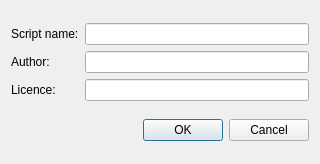
<?xml version="1.0" encoding="UTF-8"?>
<ui version="4.0">
 <class>SolarusEditor::NewElementDialog</class>
 <widget class="QDialog" name="SolarusEditor::NewElementDialog">
  <property name="geometry">
   <rect>
    <x>0</x>
    <y>0</y>
    <width>320</width>
    <height>164</height>
   </rect>
  </property>
  <property name="windowTitle">
   <string>New element</string>
  </property>
  <layout class="QGridLayout" name="gridLayout">
   <item row="0" column="0">
    <layout class="QGridLayout" name="grid_layout">
     <item row="2" column="0">
      <widget class="QLabel" name="licence_label">
       <property name="text">
        <string>Licence:</string>
       </property>
      </widget>
     </item>
     <item row="0" column="0">
      <widget class="QLabel" name="id_label">
       <property name="text">
        <string>Script name:</string>
       </property>
      </widget>
     </item>
     <item row="1" column="0">
      <widget class="QLabel" name="author_label">
       <property name="text">
        <string>Author:</string>
       </property>
      </widget>
     </item>
     <item row="0" column="1">
      <widget class="QLineEdit" name="id_line_edit"/>
     </item>
     <item row="1" column="1">
      <widget class="QLineEdit" name="author_line_edit"/>
     </item>
     <item row="2" column="1">
      <widget class="QLineEdit" name="licence_line_edit"/>
     </item>
    </layout>
   </item>
   <item row="1" column="0">
    <widget class="QDialogButtonBox" name="button_box">
     <property name="orientation">
      <enum>Qt::Horizontal</enum>
     </property>
     <property name="standardButtons">
      <set>QDialogButtonBox::Cancel|QDialogButtonBox::Ok</set>
     </property>
    </widget>
   </item>
  </layout>
 </widget>
 <resources/>
 <connections>
  <connection>
   <sender>button_box</sender>
   <signal>accepted()</signal>
   <receiver>SolarusEditor::NewElementDialog</receiver>
   <slot>accept()</slot>
   <hints>
    <hint type="sourcelabel">
     <x>248</x>
     <y>254</y>
    </hint>
    <hint type="destinationlabel">
     <x>157</x>
     <y>274</y>
    </hint>
   </hints>
  </connection>
  <connection>
   <sender>button_box</sender>
   <signal>rejected()</signal>
   <receiver>SolarusEditor::NewElementDialog</receiver>
   <slot>reject()</slot>
   <hints>
    <hint type="sourcelabel">
     <x>316</x>
     <y>260</y>
    </hint>
    <hint type="destinationlabel">
     <x>286</x>
     <y>274</y>
    </hint>
   </hints>
  </connection>
 </connections>
</ui>
